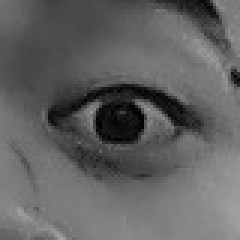
#> input picture 2.jpg, 80 x 80 px (shown 3 times larger)
$ python ttt2.py
#> lines starting #> are read from the running program, lines starting #| are printed output that depends on the picture
#> further down, im is the input picture: shape (80, 80); min 0, max 165, mean 97.6
# -*- coding: utf-8 -*-
"""
Created on Mon Mar 18 14:47:49 2019

@author: TongDist
"""
import cv2
import numpy as np

def hough_test(img):
    edges=cv2.Canny(img,180,210)
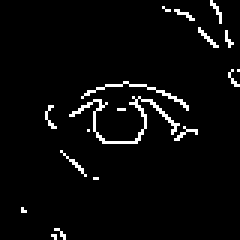
#> edges: shape (80, 80) (shown 3 times larger); 3.8% white in thin lines or dots
    edge=cv2.cvtColor(edges,cv2.COLOR_GRAY2RGB)
#> edge: shape (80, 80, 3); 3.8% white in thin lines or dots
    try:
        #circles = cv2.HoughCircles(edges,cv2.HOUGH_GRADIENT,1,10,
        #param1=50,param2=30,minRadius=min_v,maxRadius=max_v)
        circles = cv2.HoughCircles(edges,cv2.HOUGH_GRADIENT,1,10,
        param1=41,param2=18,minRadius=5,maxRadius=20)
#> circles = [[38.5, 40.5, 8]]

        circles = np.uint16(np.around(circles))
#> circles = [[38, 40, 8]]
        for i in circles[0,:]:
            # draw the outer circle
            cv2.circle(edge,(i[0],i[1]),i[2],(0,255,0),2)
            print(i[2])
            # draw the center of the circle
            cv2.circle(edge,(i[0],i[1]),2,(0,0,255),3)
#> this loop made 1 pass
#| 8
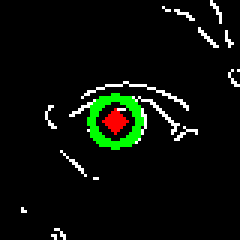
#> edge: shape (80, 80, 3) (shown 3 times larger); mean B, G, R 8.1, 14.3, 9.8
    except:
        print('something wrong')
    return edge
if __name__=='__main__':
    im=cv2.imread('2.jpg',0)
    imm=hough_test(im)
    cv2.imshow('test',imm)

    cv2.waitKey(0)
    cv2.destroyAllWindows()

$ run again, with 1.jpg copied over 2.jpg
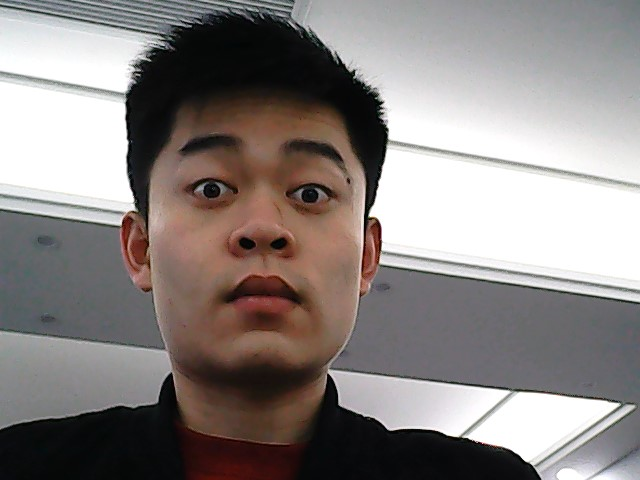
#> input picture 1.jpg, 640 x 480 px
#> in hough_test, `edges=cv2.Canny(img,180,210)`:
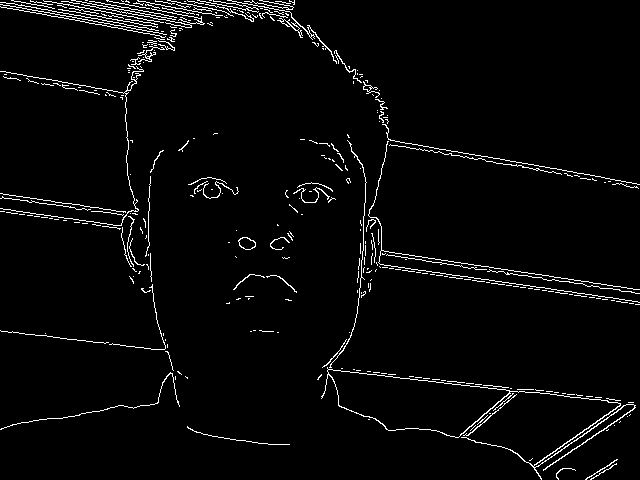
#> edges: shape (480, 640); 3.1% white in thin lines or dots
#> in hough_test, `circles = cv2.HoughCircles(edges,cv2.HOUGH_GRADIENT,1,10, param1=41,pa..`: circles = [[162.5, 31.5, 10.3], [308.5, 194.5, 6.9]]
#> in hough_test, `circles = np.uint16(np.around(circles))`: circles = [[162, 32, 10], [308, 194, 7]]
#> the loop in hough_test, `for i in circles[0,:]:` made 2 passes
#> (printed output is left out)
#> after the loop in hough_test, `for i in circles[0,:]:`:
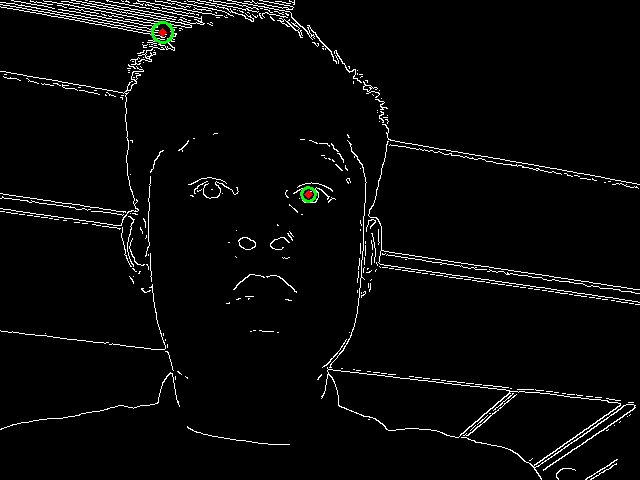
#> edge: shape (480, 640, 3); mean B, G, R 7.9, 8.2, 8
